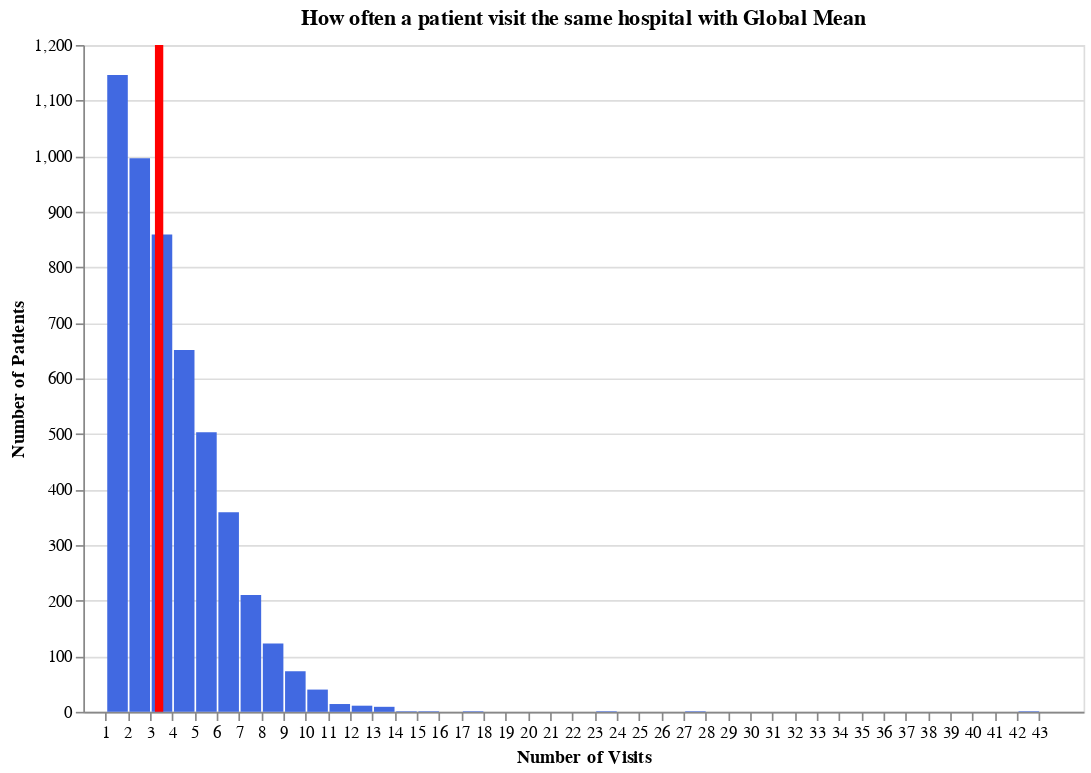

Notebook cell for this chart:
### Code cell
base = alt.Chart(pat_visit.sample(5000))

bar = base.mark_bar(color='royalblue').encode(
    x=alt.X('total',bin=alt.Bin(step=1),title="Number of Visits"),
    y=alt.Y('count()',title="Number of Patients"),
    tooltip=[alt.Tooltip('total:N'),
            alt.Tooltip('count():Q')]
).properties(
    width=600,
    height=400,
    title="How often a patient visit the same hospital with Global Mean"
)

rule = base.mark_rule(color='red').encode(
    x='mean(total)',
    size=alt.value(5),
    tooltip=[alt.Tooltip('mean(total)')])

bar + rule

### Figure 1 — Vega-Lite specification as saved in the notebook (floating-point values rounded to 4 significant figures; data arrays with more than 128 entries replaced by an {"elided": "..."} marker saying what was removed)
{"config": {"view": {"continuousWidth": 400, "continuousHeight": 300}}, "layer": [{"mark": {"type": "bar", "color": "royalblue"}, "encoding": {"tooltip": [{"type": "nominal", "field": "total"}, {"type": "quantitative", "aggregate": "count"}], "x": {"type": "quantitative", "bin": {"step": 1}, "field": "total", "title": "Number of Visits"}, "y": {"type": "quantitative", "aggregate": "count", "title": "Number of Patients"}}, "height": 400, "title": "How often a patient visit the same hospital with Global Mean", "width": 600}, {"mark": {"type": "rule", "color": "red"}, "encoding": {"size": {"value": 5}, "tooltip": [{"type": "quantitative", "aggregate": "mean", "field": "total"}], "x": {"type": "quantitative", "aggregate": "mean", "field": "total"}}}], "data": {"name": "data-1b05c61b99cf3196667bf9d363ebc14f"}, "$schema": "https://vega.github.io/schema/vega-lite/v4.8.1.json", "datasets": {"data-1b05c61b99cf3196667bf9d363ebc14f": {"elided": "5000 records"}}}
